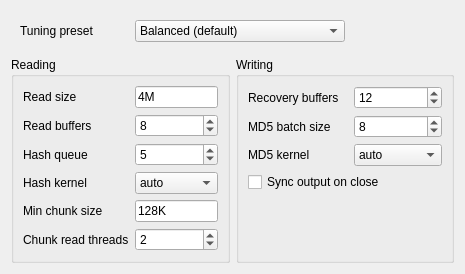
     <widget class="QWidget" name="tab_2">
      <attribute name="title">
       <string>I/O Tuning</string>
      </attribute>
      <layout class="QVBoxLayout" name="verticalLayout_2">
       <item>
        <widget class="QFrame" name="horizontalFrame_2">
         <property name="sizePolicy">
          <sizepolicy hsizetype="Preferred" vsizetype="Fixed">
           <horstretch>0</horstretch>
           <verstretch>0</verstretch>
          </sizepolicy>
         </property>
         <layout class="QHBoxLayout" name="horizontalLayout">
          <property name="sizeConstraint">
           <enum>QLayout::SetFixedSize</enum>
          </property>
          <item>
           <widget class="QLabel" name="label_14">
            <property name="sizePolicy">
             <sizepolicy hsizetype="Preferred" vsizetype="Fixed">
              <horstretch>0</horstretch>
              <verstretch>0</verstretch>
             </sizepolicy>
            </property>
            <property name="text">
             <string>Tuning preset</string>
            </property>
            <property name="buddy">
             <cstring>cboIOPreset</cstring>
            </property>
           </widget>
          </item>
          <item>
           <spacer name="horizontalSpacer">
            <property name="orientation">
             <enum>Qt::Horizontal</enum>
            </property>
            <property name="sizeType">
             <enum>QSizePolicy::Fixed</enum>
            </property>
            <property name="sizeHint" stdset="0">
             <size>
              <width>35</width>
              <height>20</height>
             </size>
            </property>
           </spacer>
          </item>
          <item>
           <widget class="QComboBox" name="cboIOPreset">
            <property name="sizePolicy">
             <sizepolicy hsizetype="Expanding" vsizetype="Fixed">
              <horstretch>0</horstretch>
              <verstretch>0</verstretch>
             </sizepolicy>
            </property>
            <property name="toolTip">
             <string>&lt;html&gt;&lt;head/&gt;&lt;body&gt;&lt;p&gt;Select a I/O tuning preset based on the random I/O performance of the disk, relative to the single-threaded performance of the CPU.&lt;/p&gt;&lt;/body&gt;&lt;/html&gt;</string>
            </property>
            <property name="currentIndex">
             <number>1</number>
            </property>
            <item>
             <property name="text">
              <string>Slow random I/O [e.g. HDD]</string>
             </property>
            </item>
            <item>
             <property name="text">
              <string>Balanced (default)</string>
             </property>
            </item>
            <item>
             <property name="text">
              <string>Fast random I/O [e.g. NVMe SSD]</string>
             </property>
            </item>
            <item>
             <property name="text">
              <string>Custom</string>
             </property>
            </item>
           </widget>
          </item>
         </layout>
        </widget>
       </item>
       <item>
        <layout class="QHBoxLayout" name="horizontalLayout_8" stretch="5,5">
         <item>
          <widget class="QGroupBox" name="groupBox">
           <property name="title">
            <string>Reading</string>
           </property>
           <layout class="QFormLayout" name="formLayout">
            <item row="0" column="0">
             <widget class="QLabel" name="readSizeLabel">
              <property name="minimumSize">
               <size>
                <width>100</width>
                <height>0</height>
               </size>
              </property>
              <property name="text">
               <string>Read size</string>
              </property>
              <property name="buddy">
               <cstring>txtReadSize</cstring>
              </property>
             </widget>
            </item>
            <item row="0" column="1">
             <widget class="SizeEdit" name="txtReadSize">
              <property name="maximumSize">
               <size>
                <width>120</width>
                <height>16777215</height>
               </size>
              </property>
              <property name="toolTip">
               <string>&lt;html&gt;&lt;head/&gt;&lt;body&gt;&lt;p&gt;The maximum amount of data which can be read in a single read call.&lt;/p&gt;&lt;p&gt;Larger values improves efficiency on spinning hard disks, but consumes more RAM.&lt;/p&gt;&lt;p&gt;This value is mostly used during sequential processing.&lt;/p&gt;&lt;/body&gt;&lt;/html&gt;</string>
              </property>
              <property name="text">
               <string notr="true">4M</string>
              </property>
             </widget>
            </item>
            <item row="1" column="0">
             <widget class="QLabel" name="readBuffersLabel">
              <property name="minimumSize">
               <size>
                <width>100</width>
                <height>0</height>
               </size>
              </property>
              <property name="text">
               <string>Read buffers</string>
              </property>
              <property name="buddy">
               <cstring>txtReadBufs</cstring>
              </property>
             </widget>
            </item>
            <item row="1" column="1">
             <widget class="QSpinBox" name="txtReadBufs">
              <property name="maximumSize">
               <size>
                <width>120</width>
                <height>16777215</height>
               </size>
              </property>
              <property name="toolTip">
               <string>&lt;html&gt;&lt;head/&gt;&lt;body&gt;&lt;p&gt;The maximum number of outstanding reads to hold in memory. Once all buffers have been filled, reading will halt until the back-end finishes processing a buffer, making it available for the next read.&lt;br/&gt;Larger values increase memory usage (where each buffer is sized according to &lt;span style=&quot; font-style:italic;&quot;&gt;Read size&lt;/span&gt;) but may allow for better variation and flexibility during processing.&lt;/p&gt;&lt;/body&gt;&lt;/html&gt;</string>
              </property>
              <property name="minimum">
               <number>1</number>
              </property>
              <property name="maximum">
               <number>32768</number>
              </property>
              <property name="value">
               <number>8</number>
              </property>
             </widget>
            </item>
            <item row="2" column="0">
             <widget class="QLabel" name="hashQueueLabel">
              <property name="minimumSize">
               <size>
                <width>100</width>
                <height>0</height>
               </size>
              </property>
              <property name="text">
               <string>Hash queue</string>
              </property>
              <property name="buddy">
               <cstring>txtHashQueue</cstring>
              </property>
             </widget>
            </item>
            <item row="2" column="1">
             <widget class="QSpinBox" name="txtHashQueue">
              <property name="maximumSize">
               <size>
                <width>120</width>
                <height>16777215</height>
               </size>
              </property>
              <property name="toolTip">
               <string>&lt;html&gt;&lt;head/&gt;&lt;body&gt;&lt;p&gt;The maximum number of outstanding unhashed &lt;span style=&quot; font-style:italic;&quot;&gt;Read buffers&lt;/span&gt; associated with a file. Once a file's hash queue has been filled, read buffers will be allocated to reading from another file. This option enables multiple files to be hashed concurrently, working around the bottleneck of single-threaded file hashing, whilst considering the fact that hard drives strongly prefer sequential reading.&lt;br/&gt;Larger values decrease the likelihood of reading from concurrent files. SSDs or disks with fast random access may prefer smaller values than the default.&lt;/p&gt;&lt;/body&gt;&lt;/html&gt;</string>
              </property>
              <property name="minimum">
               <number>1</number>
              </property>
              <property name="maximum">
               <number>32768</number>
              </property>
              <property name="value">
               <number>5</number>
              </property>
             </widget>
            </item>
            <item row="3" column="0">
             <widget class="QLabel" name="hashKernelLabel">
              <property name="text">
               <string>Hash kernel</string>
              </property>
              <property name="buddy">
               <cstring>cboHashKernel</cstring>
              </property>
             </widget>
            </item>
            <item row="3" column="1">
             <widget class="QComboBox" name="cboHashKernel">
              <property name="maximumSize">
               <size>
                <width>120</width>
                <height>16777215</height>
               </size>
              </property>
              <property name="toolTip">
               <string>&lt;html&gt;&lt;head/&gt;&lt;body&gt;&lt;p&gt;The kernel used to hash the input.&lt;/p&gt;&lt;p&gt;PAR2 requires 2x MD5 + CRC32 to be calculated on the input; the names refer to the method used for each type of hash.&lt;/p&gt;&lt;p&gt;Choosing a kernel unsupported by your CPU may cause ParPar to crash&lt;/p&gt;&lt;/body&gt;&lt;/html&gt;</string>
              </property>
              <item>
               <property name="text">
                <string notr="true">auto</string>
               </property>
              </item>
              <item>
               <property name="text">
                <string notr="true">scalar</string>
               </property>
              </item>
             </widget>
            </item>
            <item row="4" column="0">
             <widget class="QLabel" name="minChunkSizeLabel_2">
              <property name="text">
               <string>Min chunk size</string>
              </property>
              <property name="buddy">
               <cstring>txtMinChunk</cstring>
              </property>
             </widget>
            </item>
            <item row="4" column="1">
             <widget class="SizeEdit" name="txtMinChunk">
              <property name="maximumSize">
               <size>
                <width>120</width>
                <height>16777215</height>
               </size>
              </property>
              <property name="toolTip">
               <string>&lt;html&gt;&lt;head/&gt;&lt;body&gt;&lt;p&gt;The minimum unit of data to process during chunked processing.&lt;br/&gt;Allowing smaller chunks generally improves efficiency, but increases per-chunk overhead.&lt;/p&gt;&lt;/body&gt;&lt;/html&gt;</string>
              </property>
              <property name="text">
               <string notr="true">128K</string>
              </property>
             </widget>
            </item>
            <item row="5" column="0">
             <widget class="QLabel" name="chunkReadThreadsLabel">
              <property name="text">
               <string>Chunk read threads</string>
              </property>
              <property name="buddy">
               <cstring>txtChunkReadThreads</cstring>
              </property>
             </widget>
            </item>
            <item row="5" column="1">
             <widget class="QSpinBox" name="txtChunkReadThreads">
              <property name="maximumSize">
               <size>
                <width>120</width>
                <height>16777215</height>
               </size>
              </property>
              <property name="toolTip">
               <string>&lt;html&gt;&lt;head/&gt;&lt;body&gt;&lt;p&gt;The number of concurrent read requests to issue during chunked processing.&lt;br/&gt;Issuing more concurrent reads may place a higher load on the disk, but could be more performant on disks which prefer higher QD random reads (like SSDs).&lt;/p&gt;&lt;/body&gt;&lt;/html&gt;</string>
              </property>
              <property name="minimum">
               <number>1</number>
              </property>
              <property name="maximum">
               <number>32768</number>
              </property>
              <property name="value">
               <number>2</number>
              </property>
             </widget>
            </item>
           </layout>
          </widget>
         </item>
         <item>
          <widget class="QGroupBox" name="groupBox_2">
           <property name="title">
            <string>Writing</string>
           </property>
           <layout class="QFormLayout" name="formLayout_2">
            <item row="0" column="0">
             <widget class="QLabel" name="recoveryBuffersLabel">
              <property name="minimumSize">
               <size>
                <width>100</width>
                <height>0</height>
               </size>
              </property>
              <property name="text">
               <string>Recovery buffers</string>
              </property>
              <property name="buddy">
               <cstring>txtRecBufs</cstring>
              </property>
             </widget>
            </item>
            <item row="0" column="1">
             <widget class="QSpinBox" name="txtRecBufs">
              <property name="maximumSize">
               <size>
                <width>120</width>
                <height>16777215</height>
               </size>
              </property>
              <property name="toolTip">
               <string>&lt;html&gt;&lt;head/&gt;&lt;body&gt;&lt;p&gt;The number of outstanding recovery slices from the processing back-end to hold in memory.&lt;/p&gt;&lt;p&gt;Once these buffers have been filled, pulling from the back-end will wait until the buffers have been hashed and written to disk.&lt;/p&gt;&lt;/body&gt;&lt;/html&gt;</string>
              </property>
              <property name="minimum">
               <number>1</number>
              </property>
              <property name="maximum">
               <number>65535</number>
              </property>
              <property name="value">
               <number>12</number>
              </property>
             </widget>
            </item>
            <item row="1" column="0">
             <widget class="QLabel" name="hashBatchSizeLabel">
              <property name="minimumSize">
               <size>
                <width>100</width>
                <height>0</height>
               </size>
              </property>
              <property name="text">
               <string>MD5 batch size</string>
              </property>
              <property name="buddy">
               <cstring>txtRecHashBatch</cstring>
              </property>
             </widget>
            </item>
            <item row="1" column="1">
             <widget class="QSpinBox" name="txtRecHashBatch">
              <property name="maximumSize">
               <size>
                <width>120</width>
                <height>16777215</height>
               </size>
              </property>
              <property name="toolTip">
               <string>&lt;html&gt;&lt;head/&gt;&lt;body&gt;&lt;p&gt;The number of &lt;span style=&quot; font-style:italic;&quot;&gt;Recovery buffers&lt;/span&gt; to send to the multi-buffer MD5 kernel for hashing. The process will wait for this many recovery buffers to be filled before attempting to hash them.&lt;br/&gt;Larger values may allow for wider SIMD to be used for MD5 hashing, but limits threading and may reduce hash-write concurrency.&lt;/p&gt;&lt;/body&gt;&lt;/html&gt;</string>
              </property>
              <property name="minimum">
               <number>1</number>
              </property>
              <property name="maximum">
               <number>65535</number>
              </property>
              <property name="value">
               <number>8</number>
              </property>
             </widget>
            </item>
            <item row="2" column="0">
             <widget class="QLabel" name="label_3">
              <property name="text">
               <string>MD5 kernel</string>
              </property>
              <property name="buddy">
               <cstring>cboMD5Kernel</cstring>
              </property>
             </widget>
            </item>
            <item row="2" column="1">
             <widget class="QComboBox" name="cboMD5Kernel">
              <property name="maximumSize">
               <size>
                <width>120</width>
                <height>16777215</height>
               </size>
              </property>
              <property name="toolTip">
               <string>&lt;html&gt;&lt;head/&gt;&lt;body&gt;&lt;p&gt;The kernel used to hash recovery data. Choosing a kernel unsupported by your CPU may cause ParPar to crash&lt;/p&gt;&lt;p&gt;The chosen kernel will only be used if not limited by the &lt;span style=&quot; font-style:italic;&quot;&gt;MD5 batch size&lt;/span&gt;&lt;/p&gt;&lt;/body&gt;&lt;/html&gt;</string>
              </property>
              <item>
               <property name="text">
                <string notr="true">auto</string>
               </property>
              </item>
              <item>
               <property name="text">
                <string notr="true">scalar</string>
               </property>
              </item>
             </widget>
            </item>
            <item row="3" column="0" colspan="2">
             <widget class="QCheckBox" name="chkOutputSync">
              <property name="toolTip">
               <string>&lt;html&gt;&lt;head/&gt;&lt;body&gt;&lt;p&gt;Issue a sync on output files after processing.&lt;/p&gt;&lt;p&gt;This ensures the recovery data is written to disk when ParPar exits.&lt;/p&gt;&lt;/body&gt;&lt;/html&gt;</string>
              </property>
              <property name="text">
               <string>Sync output on close</string>
              </property>
             </widget>
            </item>
           </layout>
          </widget>
         </item>
        </layout>
       </item>
      </layout>
     </widget>
